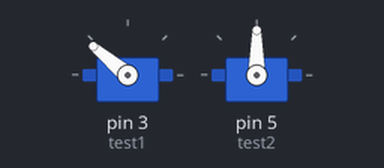
A sketch run on a simulated Arduino Uno, built with avr-gcc and run on an emulated ATmega328P. Parts: 2 × servo.

Above: at 0.1 s.
At 8.6 s:
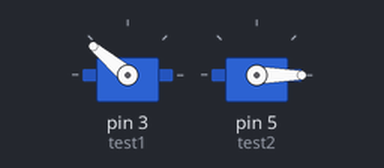
At 17.6 s:
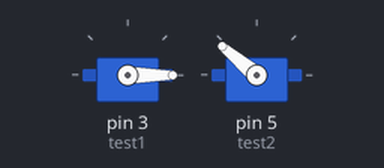
At 36.1 s:
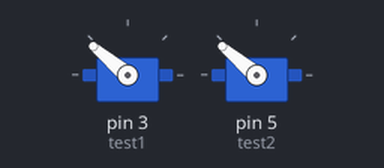
Timing chart, 0 to 37.6 s (numbered marks = the images above):
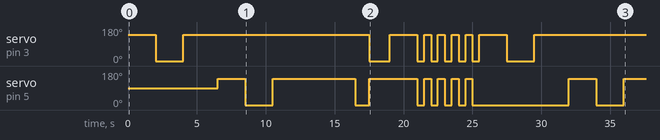

The sketch:

main_test.ino
```cpp
#include <Servo.h>
Servo test1;
Servo test2;
void testa();
void testb();
void special();
void centerservo();
void centerservo2();

void setup() {
 test1.attach(3);
 test2.attach(5);

}

void loop() {
 testa();
 testb();
 delay(1000);
 special();

}

void testa() {
  test1.write(140);
  delay(2000);
  test1.write(0);
  delay(1500);
  centerservo();
  delay(2000);
}

void testb()
{
  test2.write(140);
  delay(2000);
  test2.write(0);
  delay(1500);
  centerservo2();
  delay(2000);
}


void centerservo() {
  delay(500);
  test1.write(140);
  delay(500);
}

void centerservo2() {
  delay(500);
  test2.write(140);
  delay(500);
}

void special()
{
  centerservo();
  centerservo2();
  delay(500);
  test1.write(140);
  test2.write(0);
  delay(1000);
  test1.write(0);
  test2.write(140);
  delay(1000);
  centerservo();
  centerservo2();
  for (int i=1;i <= 5; i++)
  {
  test1.write(140);
  test2.write(140);
  delay(500);
  test1.write(0);
  test2.write(0);
  delay(500);
  }
}
```

Measured:
- by itself, servo on pin 3 (test1): 140° → 0° at 2.0 s, → 140° 2.0 s later, → 0° 13.5 s later, → 140° 1.5 s later, … (16 changes in this stretch)
- by itself, servo on pin 5 (test2): 90° → 140° at 6.5 s, → 0° 2.0 s later, → 140° 2.0 s later, → 0° 6.0 s later, … (17 changes in this stretch)
